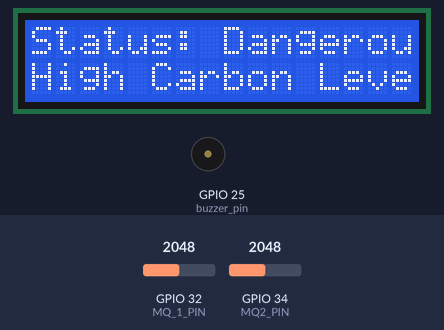
The sketch below on a simulated ESP32. Parts: 16×2 character LCD, buzzer (waves = sounding, pin HIGH). The test bench sets the inputs (shaded band); at power-on: GPIO 32 (MQ_1_PIN) = 2048, GPIO 34 (MQ2_PIN) = 2048. WiFi joins after 1.5 s; servers stay silent unless stated; uploads are accepted with an empty reply; the local clock reads 2024-03-15 10:24:30 at power-on unless the sketch sets it; what the sketch prints to the serial monitor is not drawn.

Above: at 5.7 s.
5.8 s: GPIO 32 (MQ_1_PIN) set to 1314
9.8 s: GPIO 32 (MQ_1_PIN) set to 1196
At 11.4 s:
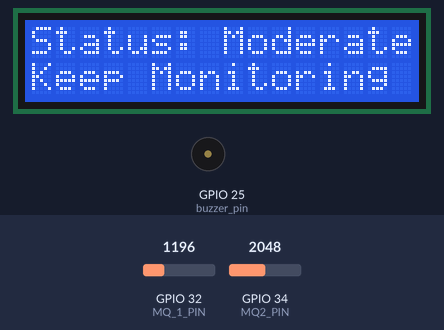
13.8 s: GPIO 32 (MQ_1_PIN) set to 1290
At 16.2 s:
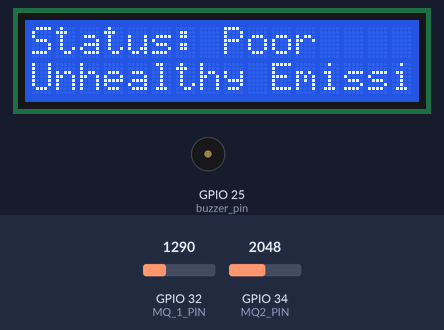
21.7 s: GPIO 32 (MQ_1_PIN) set to 1060
At 24.1 s:
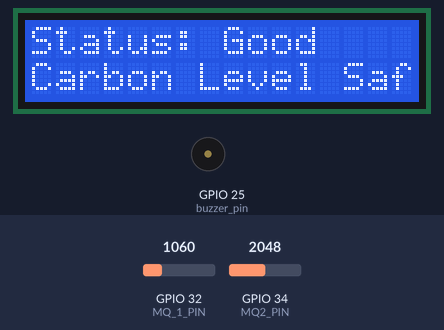
25.7 s: GPIO 32 (MQ_1_PIN) set to 860
At 28.9 s:
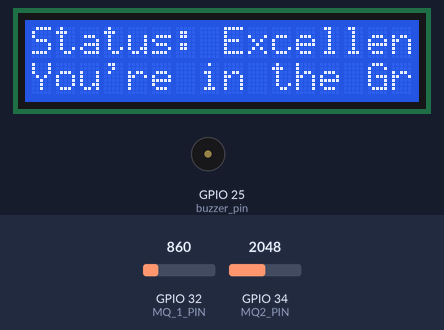
29.7 s: GPIO 32 (MQ_1_PIN) set to 940
At 30.5 s:
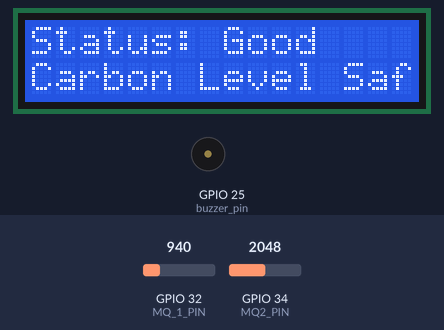
Timing chart, 0 to 32.7 s (numbered marks = the images above; inputs shaded):
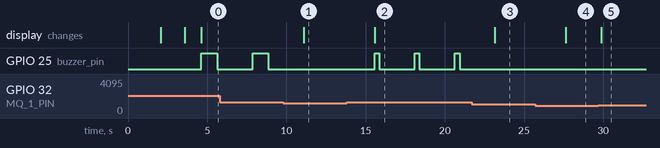

Measured:
- the behaviour switches between 1250 and 1249 on GPIO 32 (MQ_1_PIN) (found by bisection; images 0 and 1)
- after the input at 9.8 s, GPIO 25 (buzzer_pin): stays LOW (without the input it goes to HIGH after 1.3 s); the display: changes after 1.3 s (image 1)
- after the input at 13.8 s, GPIO 25 (buzzer_pin): alternates HIGH for 0.30 s and LOW for 2.2 s, starting after 1.8 s; the display: changes after 1.8 s (image 2)
- after the input at 21.7 s, GPIO 25 (buzzer_pin): stays LOW (without the input it goes to HIGH after 1.5 s); the display: changes after 1.5 s (image 3)
- after the input at 25.7 s, the display: changes after 1.9 s (image 4)
- after the input at 29.7 s, the display: changes after 0.17 s (image 5)

The sketch:

device.ino
```cpp
#include <WiFi.h>
#include <HTTPClient.h>
#include <Wire.h>
#include <LiquidCrystal_I2C.h>

// Replace with your network credentials
const char* ssid = "esp8266";
const char* password = "qwertyuiop";

#define MQ_1_PIN 32   // MQ-135 analog
#define MQ2_PIN 34    // MQ-2 analog
#define buzzer_pin 25 // Buzzer pin

LiquidCrystal_I2C lcd(0x27, 16, 2);

const int MQ2_THRESHOLD = 1200;
const int MQ135_THRESHOLD = 1200;

void connectToWiFi() {
  Serial.print("Connecting to WiFi...");
  WiFi.begin(ssid, password);
  int attempts = 0;
  while (WiFi.status() != WL_CONNECTED && attempts < 20) {
    delay(500);
    Serial.print(".");
    attempts++;
  }
  if (WiFi.status() == WL_CONNECTED) {
    Serial.println("\nConnected to WiFi");
  } else {
    Serial.println("\nFailed to connect to WiFi");
  }
}

String getStatusLevel(int mq2, int mq135) {
  int avg = (mq2 + mq135) / 2;

  if (mq135<900 ) return "Excellent";
  else if (mq135<1100 ) return "Good";
  else if (mq135<1250 ) return "Moderate";
  else if (mq135<1300 ) return "Poor";
  else return "Dangerous";
}

String getTimeStamp() {
  time_t now;
  struct tm timeinfo;
  if (!getLocalTime(&timeinfo)) {
    return "unknown";
  }
  char buffer[30];
  strftime(buffer, sizeof(buffer), "%Y-%m-%dT%H:%M:%S", &timeinfo);
  return String(buffer);
}

void sendToServer(int c1, int c2, const String& status) {
  if (WiFi.status() == WL_CONNECTED) {
    HTTPClient http;
    http.begin("https://green-guard-gaiathon.onrender.com/esp/send_data");
    http.addHeader("Content-Type", "application/json");

    String payload = "{\"carbon_index1\": " + String(c1) +
                     ", \"carbon_index2\": " + String(c2) +
                     ", \"status\": \"" + status +
                     "\", \"time_stamp\": \"" + getTimeStamp() + "\"}";

    int httpResponseCode = http.POST(payload);
    Serial.print("POST Status Code: ");
    Serial.println(httpResponseCode);

    if (httpResponseCode > 0) {
      String response = http.getString();
      Serial.println("Response: " + response);
    }

    http.end();
  } else {
    Serial.println("WiFi not connected, skipping POST.");
  }
}

void setup() {
  Serial.begin(115200);
  lcd.init();
  lcd.backlight();
  pinMode(buzzer_pin, OUTPUT);

  lcd.setCursor(0, 0);
  lcd.print("Green Guard");
  delay(2000);
  lcd.clear();

  connectToWiFi();

  // Optional: sync time if timestamp needed
  configTime(0, 0, "pool.ntp.org", "time.nist.gov");

  lcd.setCursor(0, 0);
  lcd.print("System Ready");
  delay(1000);
  lcd.clear();
}

void loop() {
  int carbon_index1 = analogRead(MQ_1_PIN);
  int carbon_index2 = analogRead(MQ2_PIN);

  float voltageMQ135 = carbon_index1 * (3.3 / 4095.0);
  float voltageMQ2 = carbon_index2 * (3.3 / 4095.0);

  Serial.printf("MQ-135 | Raw: %d | V: %.2f V\n", carbon_index1, voltageMQ135);
  Serial.printf("MQ-2   | Raw: %d | V: %.2f V\n", carbon_index2, voltageMQ2);

  String status = getStatusLevel(carbon_index2, carbon_index1);

  // LCD Display
  lcd.clear();
  lcd.setCursor(0, 0);
  lcd.print("Status: " + status);

  lcd.setCursor(0, 1);
  if (status == "Dangerous") {
    lcd.print("High Carbon Level");
    digitalWrite(buzzer_pin, HIGH);
    delay(1000);
    digitalWrite(buzzer_pin, LOW);
  } else if (status == "Poor") {
    lcd.print("Unhealthy Emission");
    digitalWrite(buzzer_pin, HIGH);
    delay(300);
    digitalWrite(buzzer_pin, LOW);
  } else if (status == "Moderate") {
    lcd.print("Keep Monitoring");
  } else if (status == "Good") {
    lcd.print("Carbon Level Safe");
  } else if (status == "Excellent") {
    lcd.print("You're in the Green!");
  }

  sendToServer(carbon_index1, carbon_index2, status);

  Serial.println("-------------------------------");
  delay(2000);  // 2 sec delay before next loop
}
```
